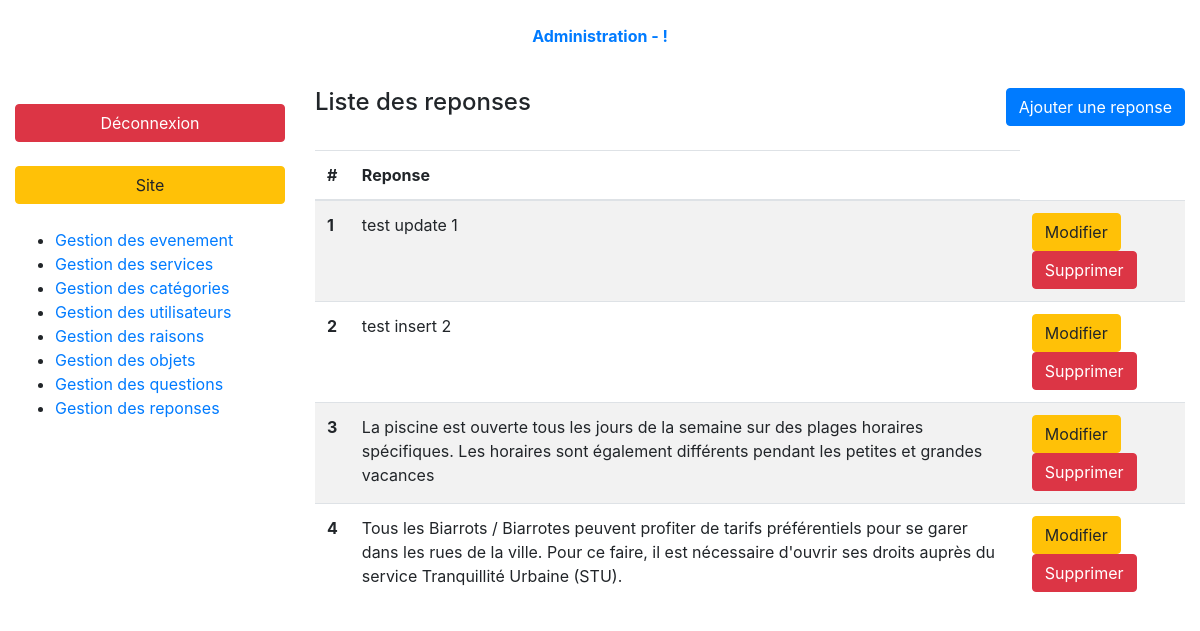
The page /index.php?page=admin-responses-list (signed in) on the database as committed earlier.
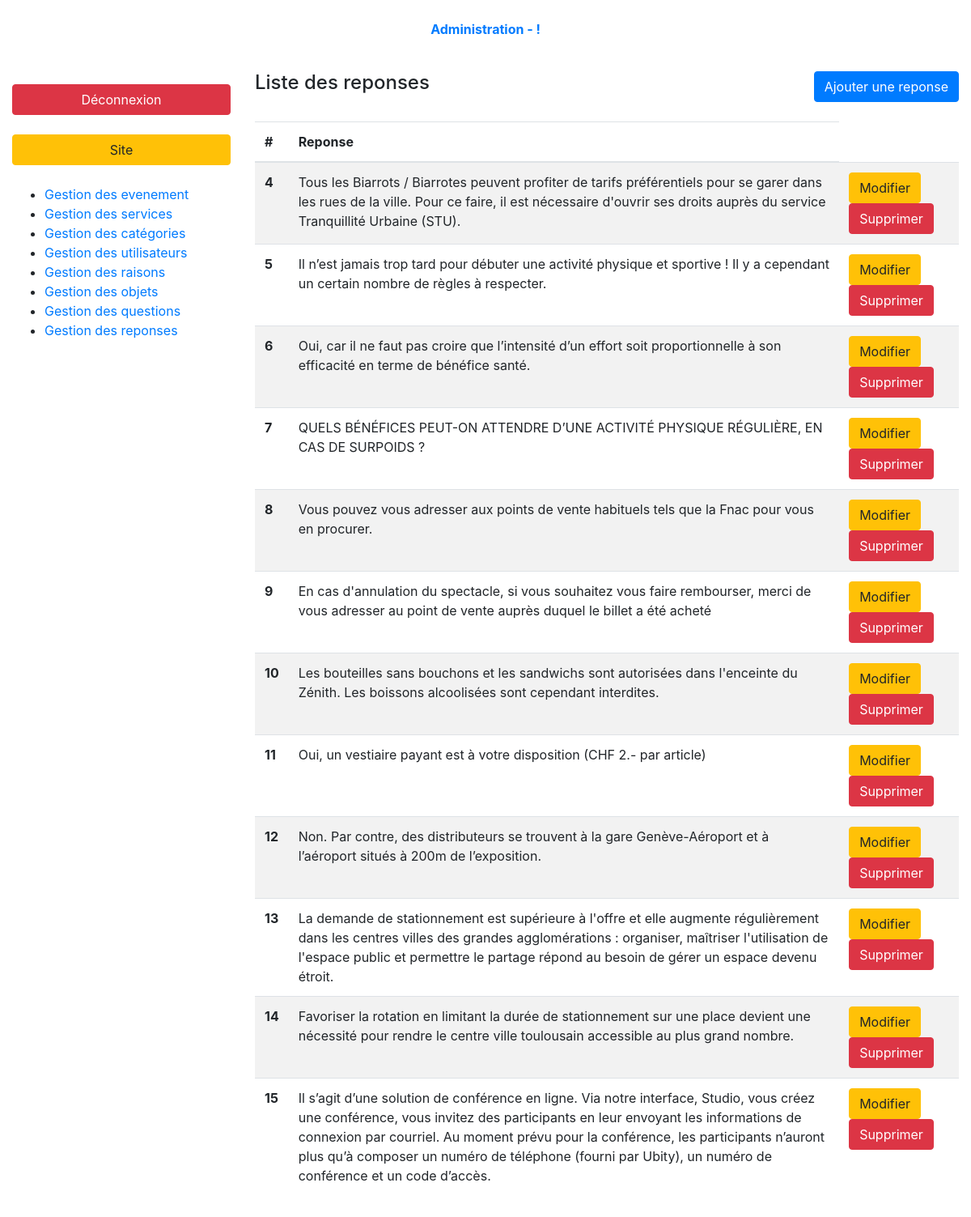
The same page on the database as committed later.
### tables this page shows
CREATE TABLE `faq_answers` (
  `id` int(10) UNSIGNED NOT NULL,
  `answer` text NOT NULL,
  `question_id` int(10) UNSIGNED NOT NULL
);

### controller/backend/responses.php (called while the page is built, shortened)
<?php
require_once ('././model/responses.php');
function responsesList(){
    $responses = getResponses(FALSE);
    require_once './views/backend/responsesList.php';
}

### model/responses.php (called while the page is built, shortened)
<?php
function getResponses($responseId = FALSE)
{
    $db = dbConnect();
    $queryString = 'SELECT *';
    $queryString .= ' FROM faq_answers';
    $query = $db->prepare($queryString);
    if (!$responseId){
        $query->execute();
        return $query->fetchAll();
    }
    else{
        $query->execute(['id' => $responseId]);
        return $query->fetch(PDO::FETCH_ASSOC);
    }
}

### views/backend/responsesList.php (the view, shortened to what this page needs)
<div class="container-fluid">
    <?php require '././partials/backend/header.php'; ?>
    <div class="row my-3 index-content">
        <?php require '././partials/backend/nav.php'; ?>
        <section class="col-9">
            <header class="pb-4 d-flex justify-content-between">
                <h4>Liste des reponses</h4>
                <a class="btn btn-primary" href="index.php?page=admin-responses-form">Ajouter une reponse</a>
            </header>
            <table class="table table-striped">
                <thead>
                <tr>
                    <th>#</th>
                    <th>Reponse</th>
                </tr>
                </thead>
                <tbody>
                <?php foreach($responses as $response): ?>
                    <tr>
                        <th><?= $response['id'];?></th>
                        <td><?= $response['answer'];?></td>
                        <td>
                            <a href="index.php?page=admin-responses-form&response-id=<?= $response['id'];?>&action=edit" class="btn btn-warning">Modifier</a>
                            <a onclick="return confirm('Are you sure?')" href="index.php?page=admin-responses-list&response-id=<?= $response['id'];?>&action=delete" class="btn btn-danger">Supprimer</a>
                        </td>
                    </tr>
                <?php endforeach; ?>
                </tbody>
            </table>
        </section>
    </div>
</div>
<?php require 'layout.php'; ?>

Rows that differ between the two databases and show on the page:
removed faq_answers: id "1", answer "test update 1"
removed faq_answers: id "2", answer "test insert 2"
removed faq_answers: id "3", answer "La piscine est ouverte tous les jours de la semaine sur des plages horaires spécifiques. Les horaires sont également différents pendant les petites et grandes vacances"
added faq_answers: id "5", answer "Il n’est jamais trop tard pour débuter une activité physique et sportive ! Il y a cependant un certain nombre de règles à respecter."
added faq_answers: id "6", answer "Oui, car il ne faut pas croire que l’intensité d’un effort soit proportionnelle à son efficacité en terme de bénéfice santé."
added faq_answers: id "7", answer "QUELS BÉNÉFICES PEUT-ON ATTENDRE D’UNE ACTIVITÉ PHYSIQUE RÉGULIÈRE, EN CAS DE SURPOIDS ?"
added faq_answers: id "8", answer "Vous pouvez vous adresser aux points de vente habituels tels que la Fnac pour vous en procurer."
added faq_answers: id "9", answer "En cas d'annulation du spectacle, si vous souhaitez vous faire rembourser, merci de vous adresser au point de vente auprès duquel le billet a été acheté"
added faq_answers: id "10", answer "Les bouteilles sans bouchons et les sandwichs sont autorisées dans l'enceinte du Zénith. Les boissons alcoolisées sont cependant interdites."
added faq_answers: id "11", answer "Oui, un vestiaire payant est à votre disposition (CHF 2.- par article)"
added faq_answers: id "12", answer "Non. Par contre, des distributeurs se trouvent à la gare Genève-Aéroport et à l’aéroport situés à 200m de l’exposition."
added faq_answers: id "13", answer "La demande de stationnement est supérieure à l'offre et elle augmente régulièrement dans les centres villes des grandes agglomérations : organiser, maîtriser l'utilisation de l'espace public et permettre le partage répond au besoin de gérer un espace devenu étroit."
added faq_answers: id "14", answer "Favoriser la rotation en limitant la durée de stationnement sur une place devient une nécessité pour rendre le centre ville toulousain accessible au plus grand nombre."
added faq_answers: id "15", answer "Il s’agit d’une solution de conférence en ligne. Via notre interface, Studio, vous créez une conférence, vous invitez des participants en leur envoyant les informations de connexion par courriel. Au moment prévu pour la conférence, les participants n’auront plus qu’à composer un numéro de téléphone (fourni par Ubity), un numéro de conférence et un code d’accès."
